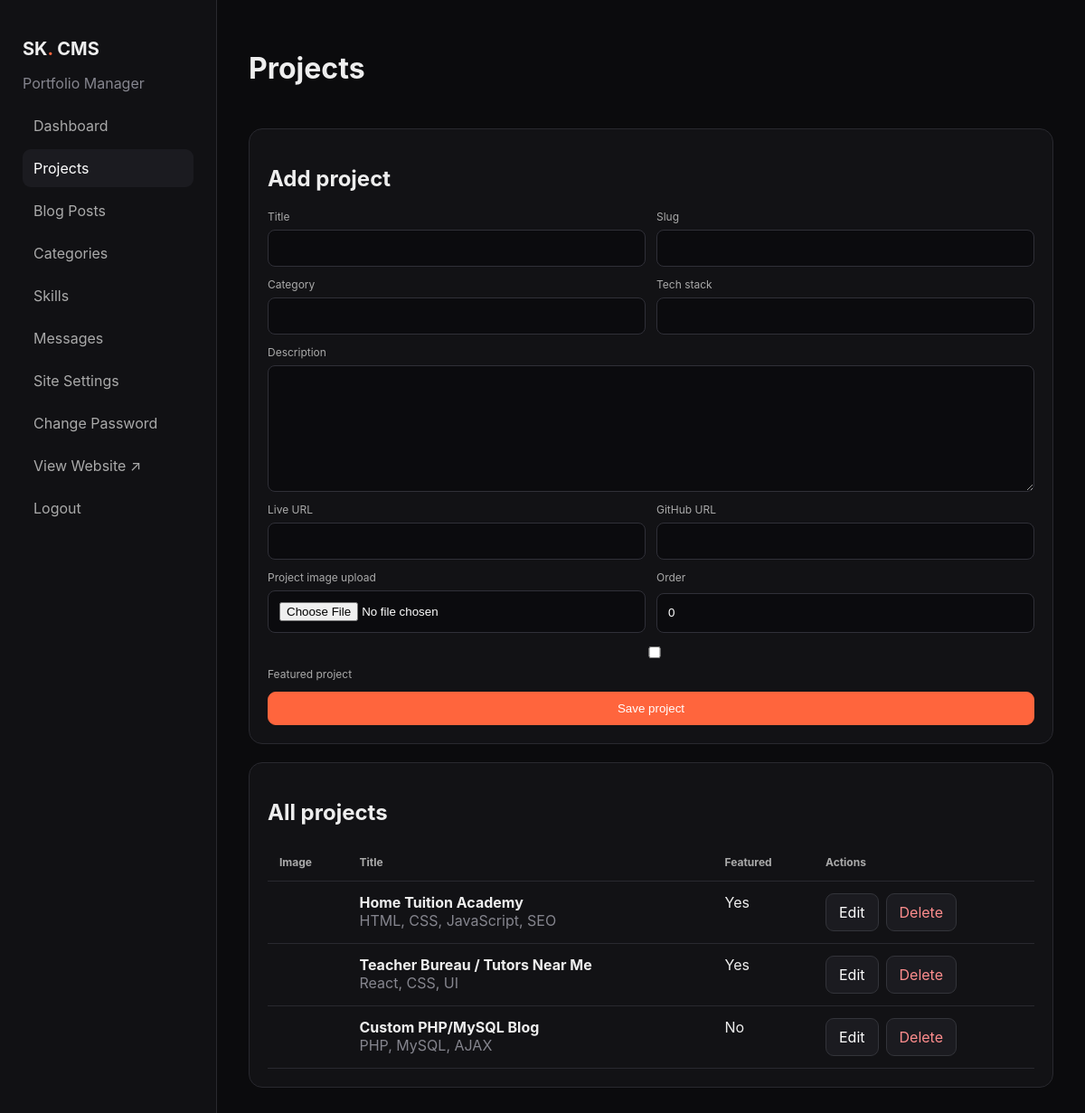
Screenshot of /admin/projects.php (signed in) with the database file from the repository.
### tables this page shows
CREATE TABLE IF NOT EXISTS projects(id INT UNSIGNED AUTO_INCREMENT PRIMARY KEY,title VARCHAR(220) NOT NULL,slug VARCHAR(240) NOT NULL UNIQUE,category VARCHAR(120),description TEXT,tech_stack VARCHAR(500),image_url VARCHAR(500),live_url VARCHAR(500),github_url VARCHAR(500),featured TINYINT(1) DEFAULT 0,sort_order INT DEFAULT 0,created_at TIMESTAMP DEFAULT CURRENT_TIMESTAMP,updated_at TIMESTAMP DEFAULT CURRENT_TIMESTAMP ON UPDATE CURRENT_TIMESTAMP);

### config.php (called while the page is built, shortened)
<?php
function db():PDO{static $p; if(!$p)$p=new PDO('mysql:host='.DB_HOST.';dbname='.DB_NAME.';charset=utf8mb4',DB_USER,DB_PASS,[PDO::ATTR_ERRMODE=>PDO::ERRMODE_EXCEPTION,PDO::ATTR_DEFAULT_FETCH_MODE=>PDO::FETCH_ASSOC,PDO::ATTR_EMULATE_PREPARES=>false]);return $p;}
function e(mixed $v):string{return htmlspecialchars((string)$v,ENT_QUOTES,'UTF-8');}
function csrf():string{if(empty($_SESSION['csrf']))$_SESSION['csrf']=bin2hex(random_bytes(32));return $_SESSION['csrf'];}

### admin/projects.php (the view)
<?php $page='projects';require __DIR__.'/_head.php';$msg='';$edit=null;if(isset($_GET['edit'])){$st=db()->prepare('SELECT * FROM projects WHERE id=?');$st->execute([(int)$_GET['edit']]);$edit=$st->fetch();}if($_SERVER['REQUEST_METHOD']==='POST'){try{check_csrf();$id=(int)($_POST['id']??0);$title=trim($_POST['title']??'');if(!$title)throw new RuntimeException('Title required.');$slug=slugify($_POST['slug']?:$title);$image=upload_image('image','uploads/projects');if($id){$old=db()->prepare('SELECT image_url FROM projects WHERE id=?');$old->execute([$id]);$old=$old->fetch();$sql='UPDATE projects SET title=?,slug=?,category=?,description=?,tech_stack=?,live_url=?,github_url=?,featured=?,sort_order=?'.($image?',image_url=?':'').' WHERE id=?';$args=[$title,$slug,trim($_POST['category']??''),trim($_POST['description']??''),trim($_POST['tech_stack']??''),trim($_POST['live_url']??''),trim($_POST['github_url']??''),(int)isset($_POST['featured']),(int)$_POST['sort_order']];if($image)$args[]=$image;$args[]=$id;db()->prepare($sql)->execute($args);if($image)delete_upload($old['image_url']??null);$msg='Project updated.';}else{db()->prepare('INSERT INTO projects(title,slug,category,description,tech_stack,image_url,live_url,github_url,featured,sort_order) VALUES(?,?,?,?,?,?,?,?,?,?)')->execute([$title,$slug,trim($_POST['category']??''),trim($_POST['description']??''),trim($_POST['tech_stack']??''),$image,trim($_POST['live_url']??''),trim($_POST['github_url']??''),(int)isset($_POST['featured']),(int)$_POST['sort_order']]);$msg='Project added.';}$edit=null;}catch(Throwable $e){$msg=$e->getMessage();}if(isset($_GET['delete'])){}}if(isset($_GET['delete'])){check_csrf();$st=db()->prepare('SELECT image_url FROM projects WHERE id=?');$st->execute([(int)$_GET['delete']]);$old=$st->fetch();db()->prepare('DELETE FROM projects WHERE id=?')->execute([(int)$_GET['delete']]);delete_upload($old['image_url']??null);header('Location:projects.php');exit;}$rows=db()->query('SELECT * FROM projects ORDER BY sort_order,id DESC')->fetchAll();?><div class="topbar"><h1>Projects</h1></div><?php if($msg):?><div class="alert"><?=e($msg)?></div><?php endif;?><div class="panel"><h2><?=$edit?'Edit project':'Add project'?></h2><form class="form" method="post" enctype="multipart/form-data"><input type="hidden" name="csrf" value="<?=e(csrf())?>"><input type="hidden" name="id" value="<?=e($edit['id']??0)?>"><div class="row"><label>Title<input name="title" required value="<?=e($edit['title']??'')?>"></label><label>Slug<input name="slug" value="<?=e($edit['slug']??'')?>"></label></div><div class="row"><label>Category<input name="category" value="<?=e($edit['category']??'')?>"></label><label>Tech stack<input name="tech_stack" value="<?=e($edit['tech_stack']??'')?>"></label></div><label>Description<textarea name="description"><?=e($edit['description']??'')?></textarea></label><div class="row"><label>Live URL<input name="live_url" value="<?=e($edit['live_url']??'')?>"></label><label>GitHub URL<input name="github_url" value="<?=e($edit['github_url']??'')?>"></label></div><div class="row"><label>Project image upload<input type="file" name="image" accept="image/*"></label><label>Order<input type="number" name="sort_order" value="<?=e($edit['sort_order']??0)?>"></label></div><label><input type="checkbox" name="featured" <?=$edit&&$edit['featured']?'checked':''?>> Featured project</label><button class="btn primary">Save project</button></form></div><div class="panel" style="margin-top:20px"><h2>All projects</h2><table class="table"><tr><th>Image</th><th>Title</th><th>Featured</th><th>Actions</th></tr><?php foreach($rows as $r):?><tr><td><?php if($r['image_url']):?><img class="thumb" src="../<?=e($r['image_url'])?>"><?php endif;?></td><td><b><?=e($r['title'])?></b><div class="muted"><?=e($r['tech_stack'])?></div></td><td><?=((int)$r['featured']?'Yes':'No')?></td><td class="actions"><a class="btn" href="?edit=<?=$r['id']?>">Edit</a><a class="btn danger" onclick="return confirm('Delete project?')" href="?delete=<?=$r['id']?>&csrf=<?=e(csrf())?>">Delete</a></td></tr><?php endforeach;?></table></div><?php require __DIR__.'/_foot.php';

### admin/admin.css (style rules this page uses)
* { box-sizing:border-box }
body { margin:0;background:#0b0b0d;color:#eee;font-family:Inter,system-ui,sans-serif }
.topbar { display:flex;justify-content:space-between;align-items:center;margin-bottom:25px }
.card,.panel { background:#121215;border:1px solid #29292f;border-radius:15px;padding:20px }
.muted { color:#85858e }
.actions { display:flex;gap:8px;flex-wrap:wrap }
.btn { display:inline-block;padding:10px 14px;border-radius:9px;border:1px solid #33343a;background:#1b1b20;color:#fff;text-decoration:none;cursor:pointer }
.primary { background:#ff653d;border-color:#ff653d }
.danger { color:#ff8d8d }
.table { width:100%;border-collapse:collapse }
.table th,.table td { padding:13px;border-bottom:1px solid #29292f;text-align:left;vertical-align:top }
.table th { color:#aaa;font-size:12px }
.form { display:grid;gap:12px;max-width:1000px }
.row { display:grid;grid-template-columns:1fr 1fr;gap:12px }
label { font-size:12px;color:#aaa;display:grid;gap:7px }
input,textarea,select { width:100%;background:#0b0b0e;border:1px solid #303038;color:#fff;padding:12px;border-radius:8px }
textarea { min-height:140px;resize:vertical }

### rows the page displays
projects: title "Home Tuition Academy", tech_stack "HTML, CSS, JavaScript, SEO", featured "Yes"
projects: title "Teacher Bureau / Tutors Near Me", tech_stack "React, CSS, UI", featured "Yes"
projects: title "Custom PHP/MySQL Blog", tech_stack "PHP, MySQL, AJAX", featured "No"
